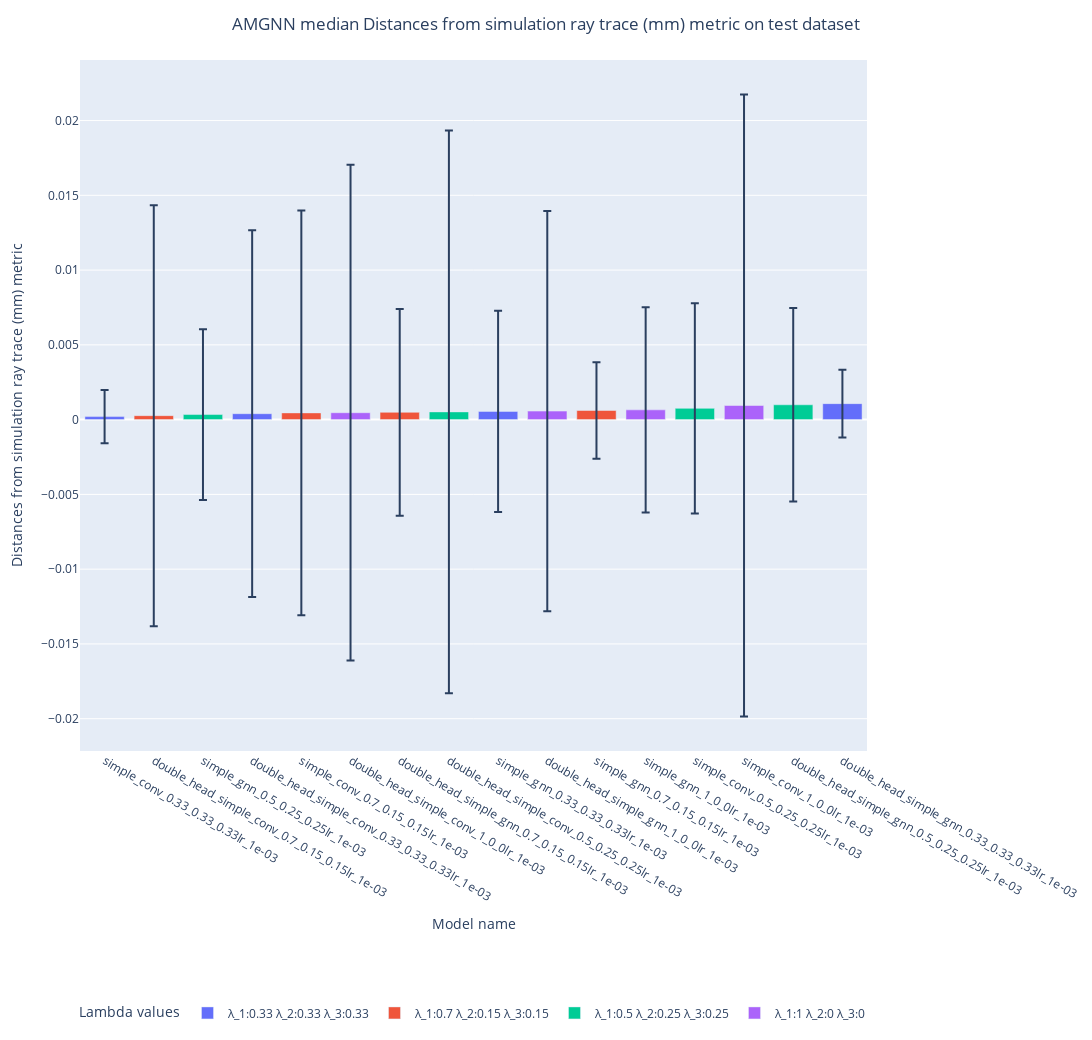

The notebook cell this image was saved under:
### Markdown cell above
## Apply to all runs

### Code cell
METRIC_NAME = 'Distances from simulation ray trace (mm)'#"Distances from simulation (mm)"
COMPUTE = "median"


def generate_figure(METRIC_NAME, COMPUTE):
    names = []
    metrics = []
    stds = []
    lambdas = []

    for run in tqdm(run_folders):
        name = "_".join(run.name.split(" ")[0].split("_")[5:])
        metric, std = extract_results(run, METRIC_NAME, COMPUTE)

        names.append(name)
        metrics.append(metric)
        stds.append(std)

        # Extract and format lambda parameters from the name
        lamb = name.split("_")[-4:-1]
        lamb[2] = lamb[2].split("lr")[0]
        lamb = f"\u03BB_1:{lamb[0]} \u03BB_2:{lamb[1]} \u03BB_3:{lamb[2]}"
        #r'$\sqrt{(n_\text{c}(t|{T_\text{early}}))}$',
        lambdas.append(lamb)

    data = pd.DataFrame()
    data["name"] = names
    data["metric"] = metrics
    data["std"] = stds
    data["lambdas"] = lambdas
    data = data.sort_values(by=['metric'])
    data.dtypes, data.head()

    fig = px.bar(data, x="name", y="metric", error_y="std", color="lambdas" ,log_y=False,  labels={"lambdas": "Lambda values"})

    fig.update_layout(
        xaxis_title="Model name", yaxis_title=f"{METRIC_NAME} metric"
    )
    fig.update_layout(legend=dict(
        yanchor="bottom",
        y=-0.40,
        orientation = "h",   # show entries horizontally
        xanchor = "center",  # use center of legend as anchor
        x = 0.5))             # put legend in center of x-axis


    fig.update_layout(height=800*1.3, width=1200*1.3, title_text=f"AMGNN {COMPUTE} {METRIC_NAME} metric on test dataset",  title_x=0.5)
    #fig.update_layout(xaxis=dict(autorange="reversed"))
    fig.update_layout(xaxis_categoryorder = 'total ascending')
    fig.show()
    fig.write_image(f"{METRIC_NAME} {COMPUTE} AMGNN results hiltbertcube1.png")
    
generate_figure(METRIC_NAME, COMPUTE)

### Figure 1 — Plotly figure (JSON) as saved in the notebook; plotly's stock layout.template omitted (floating-point values rounded to 4 significant figures)
{"data": [{"alignmentgroup": "True", "error_y": {"array": [0.001783, 0.01226, 0.006729, 0.002271]}, "hovertemplate": "Lambda values=λ_1:0.33 λ_2:0.33 λ_3:0.33<br>name=%{x}<br>metric=%{y}<extra></extra>", "legendgroup": "λ_1:0.33 λ_2:0.33 λ_3:0.33", "marker": {"color": "#636efa", "pattern": {"shape": ""}}, "name": "λ_1:0.33 λ_2:0.33 λ_3:0.33", "offsetgroup": "λ_1:0.33 λ_2:0.33 λ_3:0.33", "orientation": "v", "showlegend": true, "textposition": "auto", "type": "bar", "x": ["simple_conv_0.33_0.33_0.33lr_1e-03", "double_head_simple_conv_0.33_0.33_0.33lr_1e-03", "simple_gnn_0.33_0.33_0.33lr_1e-03", "double_head_simple_gnn_0.33_0.33_0.33lr_1e-03"], "xaxis": "x", "y": [0.0002021, 0.000396, 0.0005493, 0.001069], "yaxis": "y"}, {"alignmentgroup": "True", "error_y": {"array": [0.01408, 0.01354, 0.006909, 0.003231]}, "hovertemplate": "Lambda values=λ_1:0.7 λ_2:0.15 λ_3:0.15<br>name=%{x}<br>metric=%{y}<extra></extra>", "legendgroup": "λ_1:0.7 λ_2:0.15 λ_3:0.15", "marker": {"color": "#EF553B", "pattern": {"shape": ""}}, "name": "λ_1:0.7 λ_2:0.15 λ_3:0.15", "offsetgroup": "λ_1:0.7 λ_2:0.15 λ_3:0.15", "orientation": "v", "showlegend": true, "textposition": "auto", "type": "bar", "x": ["double_head_simple_conv_0.7_0.15_0.15lr_1e-03", "simple_conv_0.7_0.15_0.15lr_1e-03", "double_head_simple_gnn_0.7_0.15_0.15lr_1e-03", "simple_gnn_0.7_0.15_0.15lr_1e-03"], "xaxis": "x", "y": [0.0002647, 0.0004507, 0.0004883, 0.0006104], "yaxis": "y"}, {"alignmentgroup": "True", "error_y": {"array": [0.005711, 0.01881, 0.00703, 0.006474]}, "hovertemplate": "Lambda values=λ_1:0.5 λ_2:0.25 λ_3:0.25<br>name=%{x}<br>metric=%{y}<extra></extra>", "legendgroup": "λ_1:0.5 λ_2:0.25 λ_3:0.25", "marker": {"color": "#00cc96", "pattern": {"shape": ""}}, "name": "λ_1:0.5 λ_2:0.25 λ_3:0.25", "offsetgroup": "λ_1:0.5 λ_2:0.25 λ_3:0.25", "orientation": "v", "showlegend": true, "textposition": "auto", "type": "bar", "x": ["simple_gnn_0.5_0.25_0.25lr_1e-03", "double_head_simple_conv_0.5_0.25_0.25lr_1e-03", "simple_conv_0.5_0.25_0.25lr_1e-03", "double_head_simple_gnn_0.5_0.25_0.25lr_1e-03"], "xaxis": "x", "y": [0.0003387, 0.0005168, 0.0007535, 0.0009918], "yaxis": "y"}, {"alignmentgroup": "True", "error_y": {"array": [0.01658, 0.01339, 0.006857, 0.02079]}, "hovertemplate": "Lambda values=λ_1:1 λ_2:0 λ_3:0<br>name=%{x}<br>metric=%{y}<extra></extra>", "legendgroup": "λ_1:1 λ_2:0 λ_3:0", "marker": {"color": "#ab63fa", "pattern": {"shape": ""}}, "name": "λ_1:1 λ_2:0 λ_3:0", "offsetgroup": "λ_1:1 λ_2:0 λ_3:0", "orientation": "v", "showlegend": true, "textposition": "auto", "type": "bar", "x": ["double_head_simple_conv_1_0_0lr_1e-03", "double_head_simple_gnn_1_0_0lr_1e-03", "simple_gnn_1_0_0lr_1e-03", "simple_conv_1_0_0lr_1e-03"], "xaxis": "x", "y": [0.0004608, 0.0005697, 0.0006531, 0.0009441], "yaxis": "y"}], "layout": {"barmode": "relative", "height": 1040, "legend": {"orientation": "h", "title": {"text": "Lambda values"}, "tracegroupgap": 0, "x": 0.5, "xanchor": "center", "y": -0.4, "yanchor": "bottom"}, "margin": {"t": 60}, "title": {"text": "AMGNN median Distances from simulation ray trace (mm) metric on test dataset", "x": 0.5}, "width": 1560, "xaxis": {"anchor": "y", "autorange": true, "categoryorder": "total ascending", "domain": [0, 1], "range": [-0.5, 15.5], "title": {"text": "Model name"}, "type": "category"}, "yaxis": {"anchor": "x", "autorange": true, "domain": [0, 1], "range": [-0.02216, 0.02405], "title": {"text": "Distances from simulation ray trace (mm) metric"}, "type": "linear"}}}
